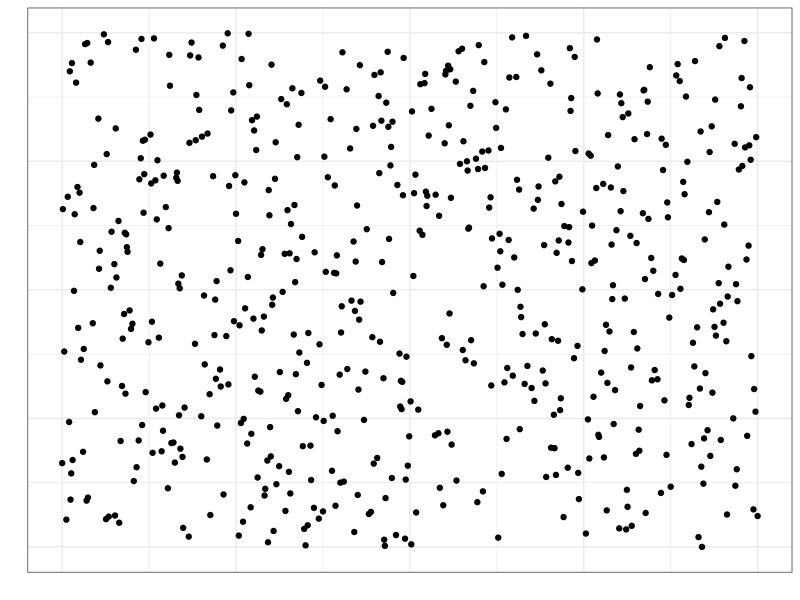
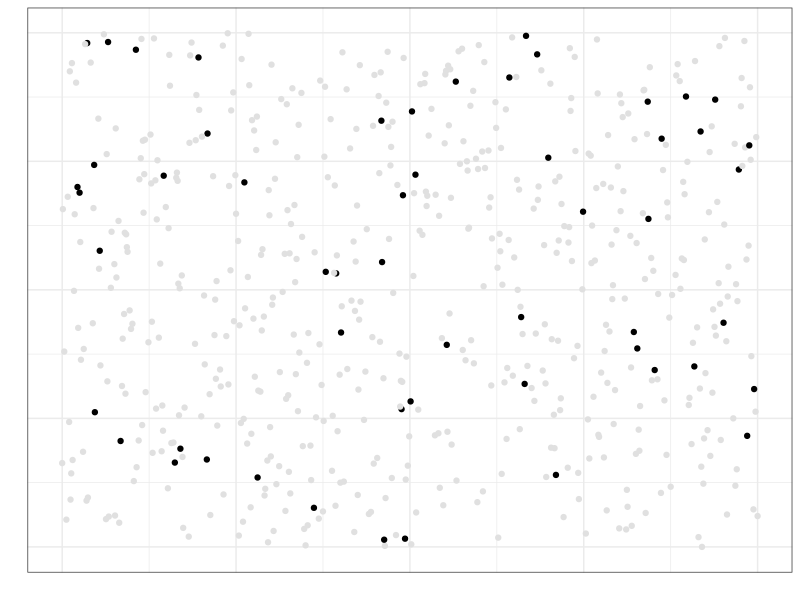
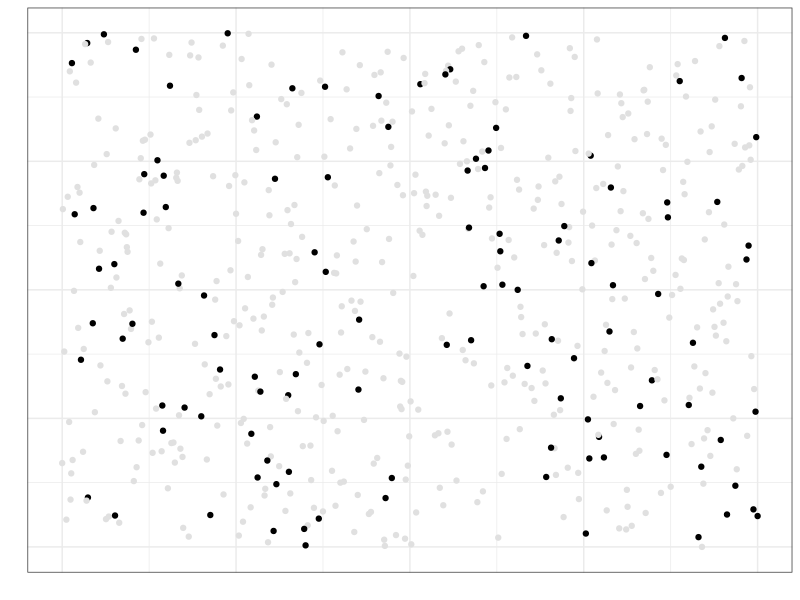
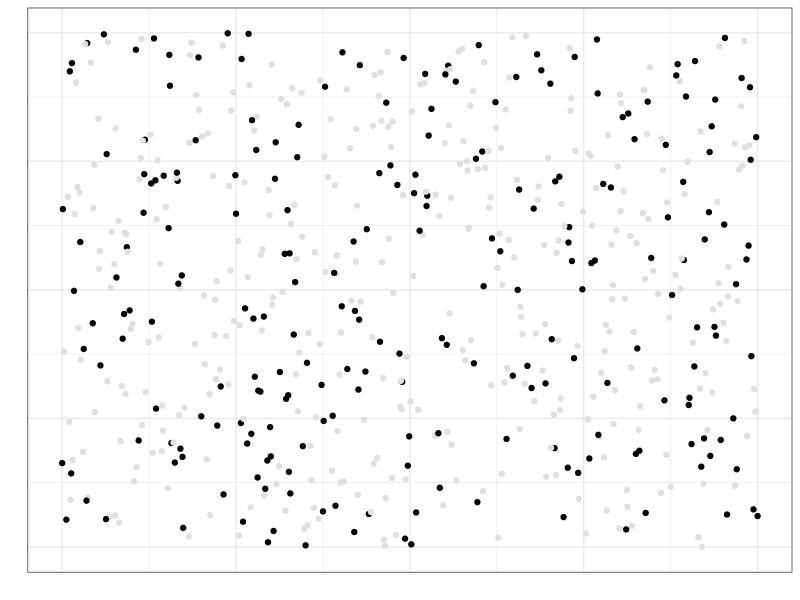
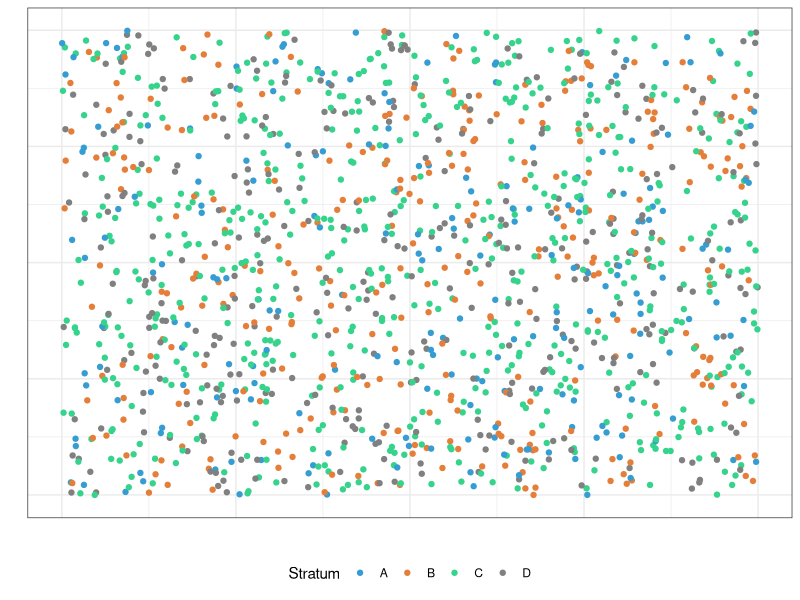
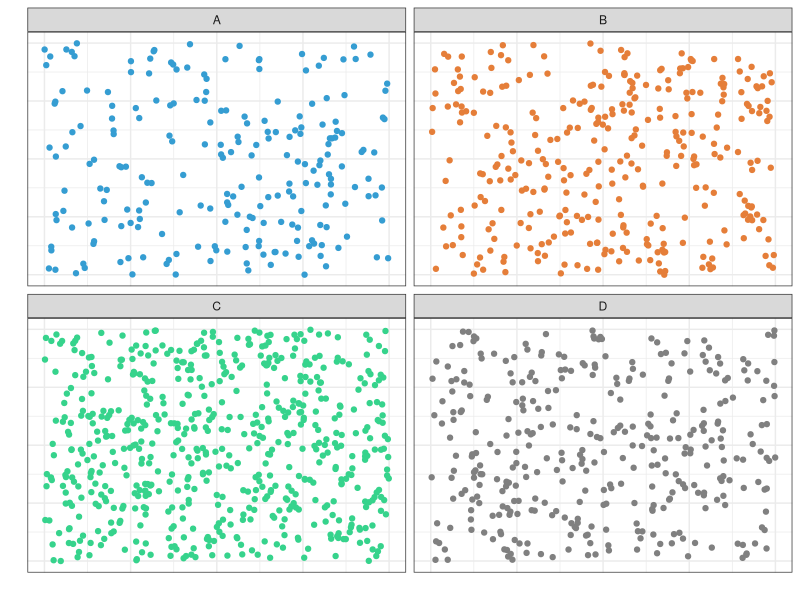
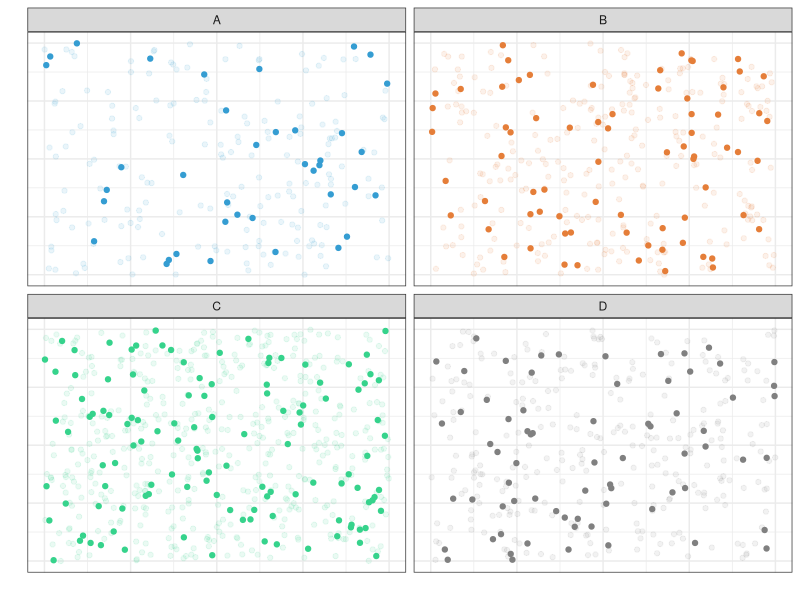

These charts were generated, in order, by the following R code:
## ---- chunk 1
knitr::opts_chunk$set(echo = FALSE, eval = TRUE, warning = FALSE, message = FALSE, error = FALSE)
## ---- chunk 2
library(tidyverse)
theme_set(theme_bw())
# library(plotly)
## ---- chunk 3
n_pop <- 600
set.seed(100)
tibble(x = sample(0:1000, n_pop),
  y = sample(0:1000, n_pop),
  little_sample = sample(c(TRUE, FALSE), n_pop, prob = c(1, 9), replace = TRUE),
  medium_sample = sample(c(TRUE, FALSE), n_pop, prob = c(2, 8), replace = TRUE),
  big_sample = sample(c(TRUE, FALSE), n_pop, prob = c(4, 6), replace = TRUE)) -> data_simple_random_sample

data_simple_random_sample %>% 
  ggplot(aes(x, y)) +
  geom_point() +
  guides(x = "none",
  y = "none") +
  labs(x = "", y = "") -> simple_random_sample_graph

data_simple_random_sample %>% 
  ggplot(aes(x, y, color = little_sample)) +
  geom_point() +
  scale_color_manual(values = c(`TRUE` = "#000000", `FALSE` = "#E0E0E0")) +
  guides(x = "none",
  y = "none",
  color = "none") +
  labs(x = "", y = "") -> simple_random_sample_little_sample_graph

data_simple_random_sample %>% 
  ggplot(aes(x, y, color = medium_sample)) +
  geom_point() +
  scale_color_manual(values = c(`TRUE` = "#000000", `FALSE` = "#E0E0E0")) +
  guides(x = "none",
  y = "none",
  color = "none") +
  labs(x = "", y = "") -> simple_random_sample_medium_sample_graph

data_simple_random_sample %>% 
  ggplot(aes(x, y, color = big_sample)) +
  geom_point() +
  scale_color_manual(values = c(`TRUE` = "#000000", `FALSE` = "#E0E0E0")) +
  guides(x = "none",
  y = "none",
  color = "none") +
  labs(x = "", y = "") -> simple_random_sample_big_sample_graph
## ---- chunk 4
#| label: fig-simple-random-sample
#| fig-cap: "Простая случайная выборка"
#| fig-subcap:
#|   - "Генеральная совокупность"
#|   - "Выборка малого объема"
#|   - "Выборка среднего объема"
#|   - "Выборка большого объема"
#| layout-ncol: 2

print(simple_random_sample_graph)
print(simple_random_sample_little_sample_graph)
print(simple_random_sample_medium_sample_graph)
print(simple_random_sample_big_sample_graph)
## ---- chunk 5
set.seed(600)
tibble(x = runif(1500), 
       y = runif(1500), 
       strat = sample(c("A", "B", "C", "D"), 1500, 
                      replace = TRUE, prob = c(.15, .2, .4, .25)),
       smpl = sample(c(TRUE, FALSE), 1500, 
                     replace = TRUE, prob = c(.2, .8))) -> strat_pop
## ---- chunk 6
strat_pop %>% 
  ggplot(aes(x, y, color = strat)) +
  geom_point() +
  guides(x = "none", y = "none") +
  scale_color_manual(values = c("#359DD2", "#E57E39", "#36D38C", "#808080")) +
  labs(x = "", y = "", color = "Stratum") +
  theme(legend.position = "bottom") -> strat_pop_all

strat_pop %>% 
  ggplot(aes(x, y, color = strat)) +
  geom_point() +
  guides(x = "none", y = "none", color = "none") +
  scale_color_manual(values = c("#359DD2", "#E57E39", "#36D38C", "#808080")) +
  facet_wrap(~ strat) +
  labs(x = "", y = "", color = "Stratum") +
  theme(legend.position = "bottom") -> strat_pop_by_strat

strat_pop %>% 
  ggplot(aes(x, y, color = strat, alpha = smpl)) +
  geom_point() +
  guides(x = "none", y = "none", color = "none", alpha = "none") +
  scale_color_manual(values = c("#359DD2", "#E57E39", "#36D38C", "#808080")) +
  facet_wrap(~ strat) +
  labs(x = "", y = "", color = "Stratum") +
  theme(legend.position = "bottom") -> strat_pop_by_strat_sample
## ---- chunk 7
#| label: fig-stratified-sample
#| fig-cap: "Стратифицированная выборка"
#| fig-subcap:
#|   - "Генеральная совокупность"
#|   - "Генеральная совокупность, разделенная по стратам"
#|   - "Итоговая выборка с учетом страт (простая случайная из каждой страты пропорционально её объему)"
#| layout: [[50, 50], [100]]

print(strat_pop_all)
print(strat_pop_by_strat)
print(strat_pop_by_strat_sample)
